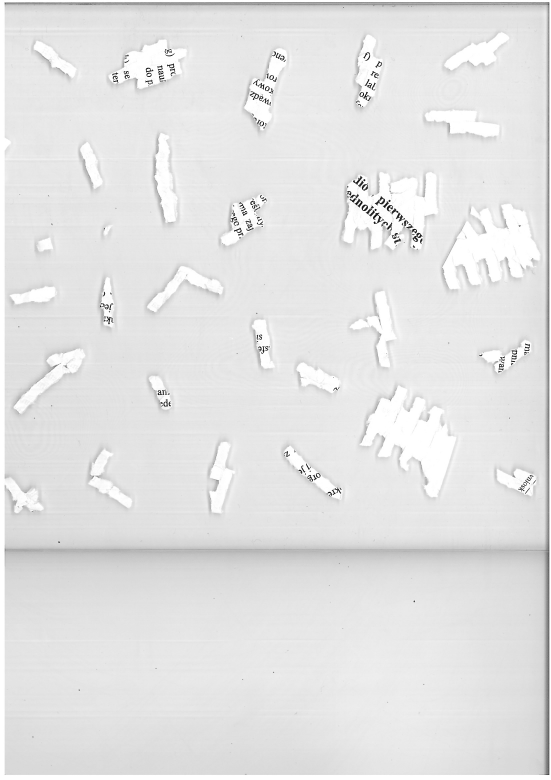
#> input picture resources/examples/piece_png.png, 1653 x 2338 px (shown at 1/3 size)
$ python imgSlicer.py
#> lines starting #> are read from the running program, lines starting #| are printed output that depends on the picture
import cv2
import numpy as np


class ImgSlicer:
    def __init__(self, img_path):
#> called with img_path = '../resources/examples/piece_png.png'
        self.img_path = img_path
        self.img = cv2.imread(img_path, 0)
#> self.img is the input picture: shape (2338, 1653); min 16, max 255, mean 227.9
        self.pieces = []

    def slice(self):
        # ret, self.img = cv2.threshold(self.img, 127, 255, cv2.THRESH_BINARY)
        # self.img = cv2.GaussianBlur(self.img, (3, 3), 0)
        self.img = self.img[100:300,200:600]
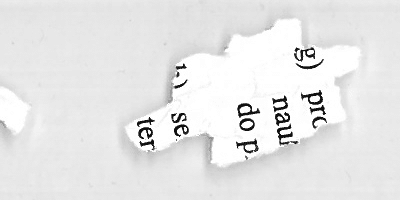
#> self.img: shape (200, 400); min 16, max 255, mean 230.6
        cv2.imshow('title', self.img)
        cv2.waitKey(0)
        cv2.destroyAllWindows()

def main():
    imgSlicer = ImgSlicer('../resources/examples/piece_png.png')
    imgSlicer.slice()
    for piece in imgSlicer.pieces:
        piece.show()


if __name__ == "__main__":
    main()
